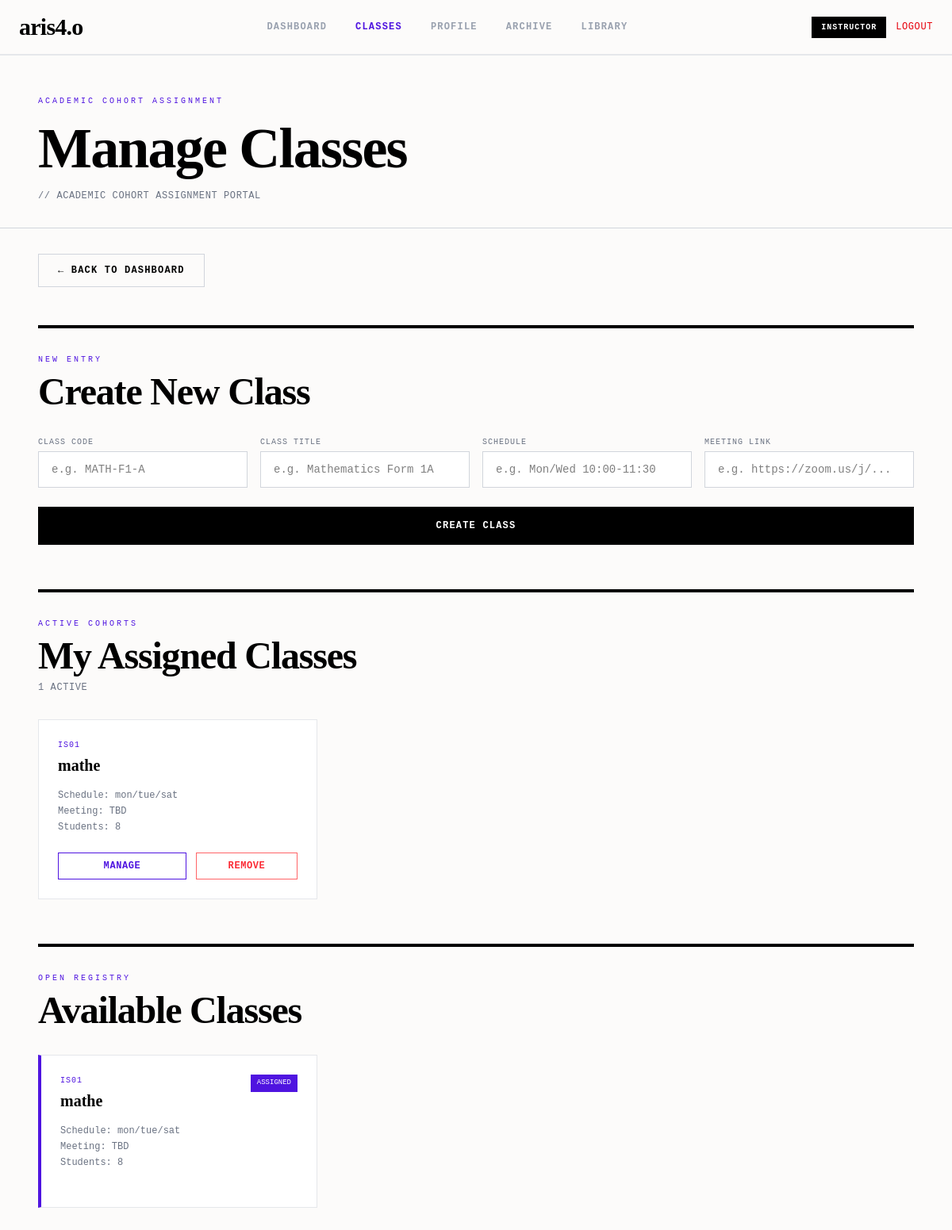
/instructor/manage-classes/ (signed in), run on the app's committed database.
### accounts/models.py (models this page shows, shortened)
class User(AbstractUser):
    ROLE_CHOICES=[
        ('student', 'student'),
        ('instructor', 'instructor'),
        ('admin', 'admin'),
        ]
    role = models.CharField(max_length=20, choices=ROLE_CHOICES)
    is_approved = models.BooleanField(default=False)
    xp = models.IntegerField(default=0)

class AcademicClass(models.Model):
    code = models.CharField(max_length=20, unique=True)
    title = models.CharField(max_length=200)
    schedule_string = models.CharField(max_length=100)
    meeting_link = models.CharField(max_length=200, blank=True, default='')
    students = models.ManyToManyField(settings.AUTH_USER_MODEL, related_name='enrolled_classes', blank=True)
    instructor = models.ForeignKey(settings.AUTH_USER_MODEL, on_delete=models.SET_NULL, null=True, blank=True, limit_choices_to={'role': 'instructor'}, related_name='taught_classes')
    slug = models.SlugField(unique=True, blank=True)

### accounts/views.py (the view, shortened to what this page needs)
# urls.py: path('instructor/manage-classes/', views.instructor_manage_classes_view, name='instructor_manage_classes'),
@login_required
def instructor_manage_classes_view(request):
    if request.user.role != 'instructor':
        return redirect('home')
    if not request.user.is_approved:
        return redirect('pending_approval')
    return render(request, 'instructor_manage_classes.html', {
        'available_classes': AcademicClass.objects.filter(
            models.Q(instructor__isnull=True) | models.Q(instructor=request.user)
        ),
        'my_classes': AcademicClass.objects.filter(instructor=request.user),
    })

### accounts/templates/instructor_manage_classes.html (shortened to what this page needs)
{% extends 'base.html' %}
{% block content %}
<main class="w-full pb-32">
    <section class="px-6 md:px-12 pt-12 pb-8 border-b border-gray-300">
        <div class="max-w-7xl mx-auto">
            <span class="font-mono text-[10px] uppercase tracking-[0.3em] text-[#4f14e0] mb-4 block">Academic Cohort Assignment</span>
            <h1 class="font-serif text-5xl md:text-7xl font-black tracking-tight text-black leading-none">Manage Classes</h1>
            <p class="font-mono text-xs text-gray-500 mt-4 uppercase tracking-wider">// Academic Cohort Assignment Portal</p>
        </div>
    </section>
    <section class="px-6 md:px-12 mt-8">
        <div class="max-w-7xl mx-auto">
            <a href="{% url 'instructor_dashboard' %}" class="inline-block px-6 py-3 border border-gray-300 text-black font-mono text-xs font-bold uppercase tracking-widest hover:bg-black hover:text-white hover:border-black transition-all duration-300">
                &larr; Back to Dashboard
            </a>
        </div>
    </section>
    <section class="px-6 md:px-12 mt-12">
        <div class="max-w-7xl mx-auto">
            <div class="border-t-4 border-black pt-6 mb-8">
                <span class="font-mono text-[10px] uppercase tracking-[0.3em] text-[#4f14e0]">New Entry</span>
                <h2 class="font-serif text-3xl md:text-5xl font-black tracking-tight text-black mt-2">Create New Class</h2>
            </div>
            <form method="POST" action="{% url 'instructor_manage_classes' %}" class="grid grid-cols-1 md:grid-cols-2 lg:grid-cols-4 gap-4">
                <div>
                    <label class="font-mono text-[10px] uppercase tracking-widest text-gray-500 block mb-1">Class Code</label>
                    <input type="text" name="code" placeholder="e.g. MATH-F1-A" required class="w-full border border-gray-300 px-4 py-3 font-mono text-sm bg-white focus:outline-none focus:border-[#4f14e0] transition-colors">
                </div>
                <div>
                    <label class="font-mono text-[10px] uppercase tracking-widest text-gray-500 block mb-1">Class Title</label>
                    <input type="text" name="title" placeholder="e.g. Mathematics Form 1A" required class="w-full border border-gray-300 px-4 py-3 font-mono text-sm bg-white focus:outline-none focus:border-[#4f14e0] transition-colors">
                </div>
                <div>
                    <label class="font-mono text-[10px] uppercase tracking-widest text-gray-500 block mb-1">Schedule</label>
                    <input type="text" name="schedule_string" placeholder="e.g. Mon/Wed 10:00-11:30" class="w-full border border-gray-300 px-4 py-3 font-mono text-sm bg-white focus:outline-none focus:border-[#4f14e0] transition-colors">
                </div>
                <div>
                    <label class="font-mono text-[10px] uppercase tracking-widest text-gray-500 block mb-1">Meeting Link</label>
                    <input type="text" name="meeting_link" placeholder="e.g. https://zoom.us/j/..." class="w-full border border-gray-300 px-4 py-3 font-mono text-sm bg-white focus:outline-none focus:border-[#4f14e0] transition-colors">
                </div>
                <div class="md:col-span-2 lg:col-span-4 mt-2">
                    <button type="submit" class="w-full bg-black text-white px-8 py-4 font-mono text-xs font-bold tracking-widest uppercase hover:bg-[#4f14e0] transition-colors">
                        CREATE CLASS
                    </button>
                </div>
            </form>
        </div>
    </section>
    <section class="px-6 md:px-12 mt-14">
        <div class="max-w-7xl mx-auto">
            <div class="border-t-4 border-black pt-6 mb-8">
                <span class="font-mono text-[10px] uppercase tracking-[0.3em] text-[#4f14e0]">Active Cohorts</span>
                <h2 class="font-serif text-3xl md:text-5xl font-black tracking-tight text-black mt-2">My Assigned Classes</h2>
                <p class="font-mono text-xs text-gray-500 mt-2 uppercase tracking-wider">{{ my_classes|length }} ACTIVE</p>
            </div>
            {% if my_classes %}
            <div class="grid grid-cols-1 md:grid-cols-2 lg:grid-cols-3 gap-6">
                {% for class in my_classes %}
                <div class="border border-gray-200 bg-white p-6 flex flex-col">
                    <div class="flex justify-between items-start mb-4">
                        <div>
                            <span class="font-mono text-[10px] text-[#4f14e0] uppercase tracking-widest block mb-1">{{ class.code }}</span>
                            <h3 class="font-serif text-xl font-bold text-black">{{ class.title }}</h3>
                        </div>
                    </div>
                    <div class="font-mono text-xs text-gray-500 space-y-1 mb-6">
                        <p>Schedule: {{ class.schedule_string }}</p>
                        <p>Meeting: {{ class.meeting_link|default:"TBD" }}</p>
                        <p>Students: {{ class.students.count }}</p>
                    </div>
                    <div class="mt-auto flex gap-3">
                        <a href="{% url 'instructor_class' slug=class.slug %}" class="flex-1 border border-[#4f14e0] text-[#4f14e0] px-4 py-2 font-mono text-xs font-bold tracking-wider uppercase hover:bg-[#4f14e0] hover:text-white transition-colors text-center">
                            MANAGE
                        </a>
                        <form method="POST" action="{% url 'instructor_manage_classes' %}" class="flex-1">
                            <button type="submit" class="w-full border border-red-400 text-red-500 px-4 py-2 font-mono text-xs font-bold tracking-wider uppercase hover:bg-red-500 hover:text-white transition-colors">
                                REMOVE
                            </button>
                        </form>
                    </div>
                </div>
                {% endfor %}
            </div>
            {% else %}
            <div class="text-center py-16 border border-dashed border-gray-300">
                <p class="font-mono text-xs text-gray-400 uppercase tracking-wider">No classes assigned yet</p>
                <p class="font-mono text-[10px] text-gray-300 mt-2">Create a class above or assign one from the available list below</p>
            </div>
            {% endif %}
        </div>
    </section>
    <section class="px-6 md:px-12 mt-14">
        <div class="max-w-7xl mx-auto">
            <div class="border-t-4 border-black pt-6 mb-8">
                <span class="font-mono text-[10px] uppercase tracking-[0.3em] text-[#4f14e0]">Open Registry</span>
                <h2 class="font-serif text-3xl md:text-5xl font-black tracking-tight text-black mt-2">Available Classes</h2>
            </div>
            {% if available_classes %}
            <div class="grid grid-cols-1 md:grid-cols-2 lg:grid-cols-3 gap-6">
                {% for class in available_classes %}
                <div class="border border-gray-200 bg-white p-6 flex flex-col {% if class.instructor == request.user %}border-l-4 border-l-[#4f14e0]{% endif %}">
                    <div class="flex justify-between items-start mb-4">
                        <div>
                            <span class="font-mono text-[10px] text-[#4f14e0] uppercase tracking-widest block mb-1">{{ class.code }}</span>
                            <h3 class="font-serif text-xl font-bold text-black">{{ class.title }}</h3>
                        </div>
                        {% if class.instructor == request.user %}
                        <span class="font-mono text-[9px] bg-[#4f14e0] text-white px-2 py-1 uppercase shrink-0">Assigned</span>
                        {% endif %}
                    </div>
                    <div class="font-mono text-xs text-gray-500 space-y-1 mb-6">
                        <p>Schedule: {{ class.schedule_string }}</p>
                        <p>Meeting: {{ class.meeting_link|default:"TBD" }}</p>
                        <p>Students: {{ class.students.count }}</p>
                    </div>
                </div>
                {% endfor %}
            </div>
            {% else %}
            <div class="text-center py-16 border border-dashed border-gray-300">
                <p class="font-mono text-xs text-gray-400 uppercase tracking-wider">No available classes</p>
            </div>
            {% endif %}
        </div>
    </section>
</main>
{% endblock %}

### accounts/templates/base.html (shortened to what this page needs)
{% load static %}
<!DOCTYPE html>
<html lang="en">
<head>
    <link rel="stylesheet" href="{% static 'css/tailwind.css' %}">
</head>
<body class="bg-[#fcfbfa] min-h-screen flex flex-col" style="padding-top: 72px; padding-bottom: 88px;" onload="if(!document.querySelector('nav.fixed')){this.style.paddingTop='0';this.style.paddingBottom='0';}">
{% if request.resolver_match.url_name != 'login' and request.resolver_match.url_name != 'register' and request.resolver_match.url_name != 'home' and request.resolver_match.url_name != 'password_reset' and request.resolver_match.url_name != 'password_reset_done' and request.resolver_match.url_name != 'password_reset_confirm' and request.resolver_match.url_name != 'password_reset_complete' %}
<nav class="w-full bg-[#fcfbfa] border-b-2 border-gray-200 shadow-[0_4px_24px_rgba(0,0,0,0.06)] px-6 py-4 fixed top-0 left-0 right-0 z-50">
  <div class="max-w-7xl mx-auto flex items-center justify-between">
    <a href="{% url 'home' %}" class="font-serif text-3xl font-black tracking-tight text-black select-none">aris4.o</a>
    <div class="hidden md:flex items-center gap-1 font-mono text-xs font-bold uppercase tracking-widest">
      {% with current=request.resolver_match.url_name %}
      {% if user.is_authenticated %}
      {% if user.role == 'admin' or user.is_superuser %}
          <a href="{% url 'admin_dashboard' %}" class="relative px-4 py-2 transition-colors {% if current == 'admin_dashboard' %}text-[#4f14e0] after:absolute after:bottom-[-1rem] after:left-2 after:right-2 after:h-[3px] after:bg-[#4f14e0] after:rounded-full{% else %}text-gray-400 hover:text-[#4f14e0]{% endif %}">Dashboard</a>
          {% elif user.role == 'instructor' %}
          <a href="{% url 'instructor_dashboard' %}" class="relative px-4 py-2 transition-colors {% if current == 'instructor_dashboard' %}text-[#4f14e0] after:absolute after:bottom-[-1rem] after:left-2 after:right-2 after:h-[3px] after:bg-[#4f14e0] after:rounded-full{% else %}text-gray-400 hover:text-[#4f14e0]{% endif %}">Dashboard</a>
          <a href="{% url 'instructor_manage_classes' %}" class="relative px-4 py-2 transition-colors {% if current == 'instructor_manage_classes' or current == 'instructor_class' %}text-[#4f14e0] after:absolute after:bottom-[-1rem] after:left-2 after:right-2 after:h-[3px] after:bg-[#4f14e0] after:rounded-full{% else %}text-gray-400 hover:text-[#4f14e0]{% endif %}">Classes</a>
          <a href="{% url 'teacher_profile' %}" class="relative px-4 py-2 transition-colors {% if current == 'teacher_profile' or current == 'teacher_profile_by_username' or current == 'edit_instructor_profile' %}text-[#4f14e0] after:absolute after:bottom-[-1rem] after:left-2 after:right-2 after:h-[3px] after:bg-[#4f14e0] after:rounded-full{% else %}text-gray-400 hover:text-[#4f14e0]{% endif %}">Profile</a>
        {% endif %}
        {% else %}
        <a href="{% url 'login' %}" class="relative px-4 py-2 text-gray-400 hover:text-[#4f14e0] transition-colors">Dashboard</a>
        {% endif %}
      <a href="{% url 'archive_index' %}" class="relative px-4 py-2 transition-colors {% if current == 'archive_index' or current == 'archive_category' %}text-[#4f14e0] after:absolute after:bottom-[-1rem] after:left-2 after:right-2 after:h-[3px] after:bg-[#4f14e0] after:rounded-full{% else %}text-gray-400 hover:text-[#4f14e0]{% endif %}">Archive</a>
      <a href="{% url 'library' %}" class="relative px-4 py-2 transition-colors {% if current == 'library' or current == 'library_download' %}text-[#4f14e0] after:absolute after:bottom-[-1rem] after:left-2 after:right-2 after:h-[3px] after:bg-[#4f14e0] after:rounded-full{% else %}text-gray-400 hover:text-[#4f14e0]{% endif %}">Library</a>
      {% endwith %}
    </div>
    <div class="flex items-center gap-3">
      {% if user.is_authenticated and user_tier %}
      <div class="flex items-center gap-2">
        <div class="{{ user_tier.tier_color_class }} font-mono text-[10px] font-bold tracking-widest px-3 py-1.5 uppercase select-none shadow-sm">
          {{ user_tier.title }}
        </div>
      </div>
      {% endif %}
      {% if user.is_authenticated %}
      <a href="{% url 'logout' %}" class="hidden md:inline font-mono text-xs text-red-600 hover:text-red-800 uppercase tracking-wider transition-colors">Logout</a>
      {% endif %}
    </div>
  </div>
</nav>
{% endif %}
<main class="flex-grow">
    {% block content %}
    {% endblock %}
</main>
</body>
</html>

### data on the page
User: title "INSTRUCTOR"
AcademicClass: code "IS01", title "mathe", schedule_string "mon/tue/sat", meeting_link "TBD", students.count "8", shows "ASSIGNED"

### other printed values
{{ my_classes|length }} "1"
